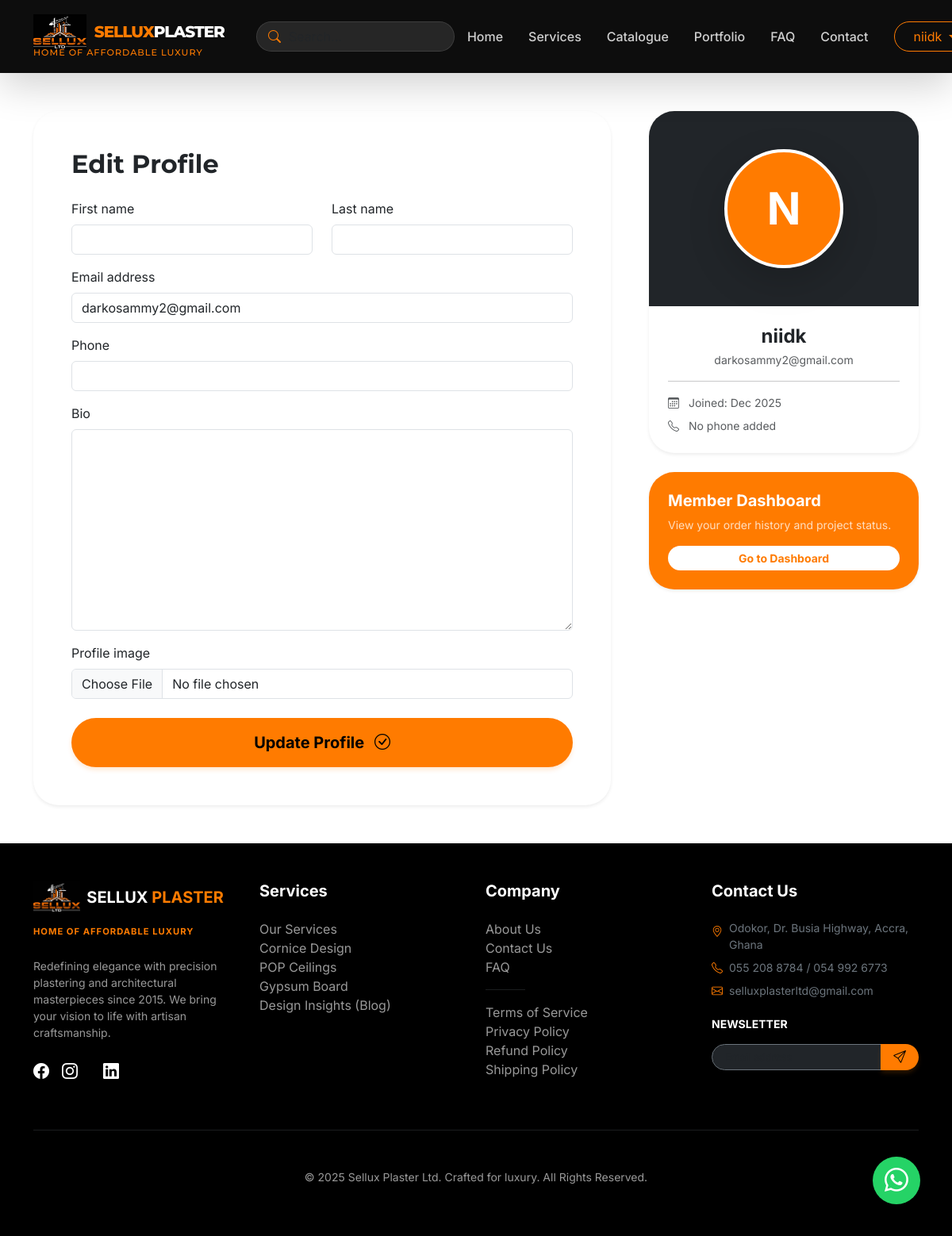
Page /accounts/profile/ (signed in) on the committed database.
### accounts/models.py (models this page shows, shortened)
class CustomUser(AbstractUser):
    phone = models.CharField(max_length=30, blank=True)
    profile_image = models.ImageField(upload_to='profiles/', blank=True, null=True)
    bio = models.TextField(blank=True)

### accounts/views.py (the view)
# urls.py: path('profile/', views.ProfileView.as_view(), name='profile'),
class ProfileView(LoginRequiredMixin, UpdateView):
    model = User
    template_name = 'accounts/profile.html'
    form_class = ProfileUpdateForm
    success_url = reverse_lazy('accounts:profile')
    def get_object(self, queryset=None):
        return self.request.user

### accounts/forms.py
class ProfileUpdateForm(forms.ModelForm):
    class Meta:
        model = User
        fields = ('first_name', 'last_name', 'email', 'phone', 'bio', 'profile_image')

### core/context_processors.py (called while the page is built)
def brand_context(request):
    return {
        'brand': get_brand_info()
    }

### core/utils.py (called while the page is built)
def get_brand_info():
    return {
        'company_name': 'Sellux Plaster Ltd',
        'slogan': 'Home of Affordable Luxury',
        'address': 'Odokor, Dr. Busia Highway, Accra, Ghana',
        'phone_primary': '055 208 8784',
        'phone_secondary': '054 992 6773',
        'email': 'selluxplasterltd@gmail.com',
        'whatsapp': '233549926773',
    }

### accounts/templates/accounts/profile.html (shortened to what this page needs)
{% extends 'base.html' %}
{% load static %}
{% load crispy_forms_tags %}
{% block content %}
<div class="container py-5">
    <div class="row g-5">
        <div class="col-lg-8 animate__animated animate__fadeInLeft">
            <div class="card border-0 shadow-sm rounded-5 p-5">
                <h2 class="fw-bold mb-4">Edit Profile</h2>
                <form method="post" enctype="multipart/form-data" novalidate>
                    <div class="row">
                        <div class="col-md-6">
                            {{ form.first_name|as_crispy_field }}
                        </div>
                        <div class="col-md-6">
                            {{ form.last_name|as_crispy_field }}
                        </div>
                    </div>
                    <div class="mb-3">
                        {{ form.email|as_crispy_field }}
                    </div>
                    <div class="mb-3">
                        {{ form.phone|as_crispy_field }}
                    </div>
                    <div class="mb-3">
                        {{ form.bio|as_crispy_field }}
                    </div>
                    <div class="mb-4">
                        {{ form.profile_image|as_crispy_field }}
                    </div>
                    <div class="d-grid">
                        <button type="submit" class="btn btn-primary btn-lg rounded-pill py-3 fw-bold">
                            Update Profile <i class="bi bi-check-circle ms-2"></i>
                        </button>
                    </div>
                </form>
            </div>
        </div>
        <div class="col-lg-4 animate__animated animate__fadeInRight">
            <div class="card border-0 shadow-sm rounded-5 overflow-hidden">
                <div class="bg-dark py-5 text-center position-relative">
                    {% if user.profile_image %}
                        <img src="{{ user.profile_image.url }}" class="rounded-circle border border-4 border-white shadow-lg" alt="{{ user.username }}" style="width: 150px; height: 150px; object-fit: cover; position: relative; z-index: 1;">
                    {% else %}
                        <div class="rounded-circle border border-4 border-white shadow-lg mx-auto bg-primary d-flex align-items-center justify-content-center text-white" style="width: 150px; height: 150px; position: relative; z-index: 1;">
                            <span class="display-4 fw-bold">{{ user.username|slice:":1"|upper }}</span>
                        </div>
                    {% endif %}
                </div>
                <div class="card-body p-4 text-center">
                    <h4 class="fw-bold mb-1">{{ user.get_full_name|default:user.username }}</h4>
                    <p class="text-muted small mb-3">{{ user.email }}</p>
                    <hr>
                    <div class="text-start small text-muted">
                        <p class="mb-2"><i class="bi bi-calendar3 me-2"></i> Joined: {{ user.date_joined|date:"M Y" }}</p>
                        <p class="mb-0"><i class="bi bi-telephone me-2"></i> {{ user.phone|default:"No phone added" }}</p>
                    </div>
                </div>
            </div>
            <div class="card border-0 bg-primary text-white rounded-5 p-4 mt-4 shadow-sm">
                <h5 class="fw-bold mb-2">Member Dashboard</h5>
                <p class="small opacity-75 mb-3">View your order history and project status.</p>
                <a href="{% url 'dashboard:home' %}" class="btn btn-white bg-white text-primary rounded-pill btn-sm fw-bold">Go to Dashboard</a>
            </div>
        </div>
    </div>
</div>
{% endblock %}

### templates/base.html (shortened to what this page needs)
{% load static %}
<!DOCTYPE html>
<html lang="en">
<head>
    <link href="https://cdn.jsdelivr.net/npm/bootstrap@5.3.0/dist/css/bootstrap.min.css" rel="stylesheet">
    <link rel="stylesheet" href="https://cdn.jsdelivr.net/npm/bootstrap-icons@1.10.5/font/bootstrap-icons.css">
    <link rel="stylesheet" href="https://cdnjs.cloudflare.com/ajax/libs/animate.css/4.1.1/animate.min.css"/>
</head>
<body class="d-flex flex-column min-vh-100">
    <nav class="navbar navbar-expand-lg sticky-top shadow-lg">
        <div class="container">
            <a class="navbar-brand" href="/">
                <div>
                    <div class="d-flex align-items-center">
                        <img src="{% static 'images/logo.png' %}" alt="Sellux Plaster Logo" onerror="this.style.display='none'" width="45" height="45">
                        <span>SELLUX</span>PLASTER
                    </div>
                    <small class="slogan-text d-none d-md-block">Home of Affordable Luxury</small>
                </div>
            </a>
            <div class="collapse navbar-collapse" id="navbarNav">
                <div class="nav-search ms-lg-4 d-none d-lg-block" style="width: 250px;">
                    <form action="{% url 'pages:global_search' %}" method="get">
                        <i class="bi bi-search"></i>
                        <input type="text" name="q" class="form-control" placeholder="Search..." required>
                    </form>
                </div>
                <ul class="navbar-nav ms-auto align-items-center">
                    <li class="nav-item"><a class="nav-link" href="/">Home</a></li>
                    <li class="nav-item"><a class="nav-link" href="{% url 'services:service_list' %}">Services</a></li>
                    <li class="nav-item"><a class="nav-link" href="{% url 'catalogue:product_list' %}">Catalogue</a></li>
                    <li class="nav-item"><a class="nav-link" href="{% url 'portfolio:project_list' %}">Portfolio</a></li>
                    <li class="nav-item"><a class="nav-link" href="{% url 'faq:faq_list' %}">FAQ</a></li>
                    <li class="nav-item"><a class="nav-link" href="{% url 'contact:contact_us' %}">Contact</a></li>
                    {% if user.is_authenticated %}
                        <li class="nav-item dropdown ms-lg-3">
                            <a class="btn btn-outline-primary dropdown-toggle rounded-pill px-4" href="#" id="navbarDropdown" role="button" data-bs-toggle="dropdown">
                                {{ user.username }}
                            </a>
                        </li>
                    {% endif %}
                </ul>
            </div>
        </div>
    </nav>
    <a href="https://wa.me/233549926773?text=Hello%20Sellux%20Plaster,%20I'm%20interested%20in%20your%20services." class="whatsapp-float" target="_blank">
        <i class="bi bi-whatsapp"></i>
    </a>
    <main class="flex-shrink-0">
        {% block content %}
        {% endblock %}
    </main>
    <footer class="footer py-5 mt-auto">
        <div class="container">
            <div class="row g-4">
                <div class="col-lg-3">
                    <h5 class="footer-heading">
                        <div class="d-flex align-items-center mb-2">
                            <img src="{% static 'images/logo.png' %}" alt="Logo" style="max-height: 40px;" onerror="this.style.display='none'">
                            <span class="ms-2">SELLUX <span class="text-primary">PLASTER</span></span>
                        </div>
                        <small class="text-primary fw-bold text-uppercase" style="font-size: 0.7rem; letter-spacing: 1px;">Home of Affordable Luxury</small>
                    </h5>
                    <p class="mt-3 small">Redefining elegance with precision plastering and architectural masterpieces since 2015. We bring your vision to life with artisan craftsmanship.</p>
                    <div class="d-flex gap-3 mt-4">
                        <a href="#" class="text-white fs-5"><i class="bi bi-facebook"></i></a>
                        <a href="#" class="text-white fs-5"><i class="bi bi-instagram"></i></a>
                        <a href="#" class="text-white fs-5"><i class="bi bi-linkedin"></i></a>
                    </div>
                </div>
                <div class="col-lg-3">
                    <h5 class="footer-heading">Services</h5>
                    <ul class="list-unstyled">
                        <li><a href="{% url 'services:service_list' %}" class="footer-link">Our Services</a></li>
                        <li><a href="#" class="footer-link">Cornice Design</a></li>
                        <li><a href="#" class="footer-link">POP Ceilings</a></li>
                        <li><a href="#" class="footer-link">Gypsum Board</a></li>
                        <li><a href="{% url 'blog:post_list' %}" class="footer-link">Design Insights (Blog)</a></li>
                    </ul>
                </div>
                <div class="col-lg-3">
                    <h5 class="footer-heading">Company</h5>
                    <ul class="list-unstyled">
                        <li><a href="{% url 'pages:about' %}" class="footer-link">About Us</a></li>
                        <li><a href="{% url 'contact:contact_us' %}" class="footer-link">Contact Us</a></li>
                        <li><a href="{% url 'faq:faq_list' %}" class="footer-link">FAQ</a></li>
                        <li><hr class="border-secondary opacity-25" style="width: 50px;"></li>
                        <li><a href="{% url 'pages:terms' %}" class="footer-link">Terms of Service</a></li>
                        <li><a href="{% url 'pages:privacy' %}" class="footer-link">Privacy Policy</a></li>
                        <li><a href="{% url 'pages:refund' %}" class="footer-link">Refund Policy</a></li>
                        <li><a href="{% url 'pages:shipping' %}" class="footer-link">Shipping Policy</a></li>
                    </ul>
                </div>
                <div class="col-lg-3">
                    <h5 class="footer-heading">Contact Us</h5>
                    <div class="mb-3 text-secondary small">
                        <p class="mb-2 d-flex align-items-start"><i class="bi bi-geo-alt text-primary me-2 mt-1"></i> Odokor, Dr. Busia Highway, Accra, Ghana</p>
                        <p class="mb-2 d-flex align-items-center"><i class="bi bi-telephone text-primary me-2"></i> 055 208 8784 / 054 992 6773</p>
                        <p class="mb-0 d-flex align-items-center"><i class="bi bi-envelope text-primary me-2"></i> selluxplasterltd@gmail.com</p>
                    </div>
                    <div class="mt-4">
                        <h6 class="text-white fw-bold mb-3 small text-uppercase">Newsletter</h6>
                        <div class="input-group">
                            <input type="text" class="form-control bg-dark border-secondary text-white rounded-start-pill px-3" placeholder="Email address" style="font-size: 0.8rem;">
                            <button class="btn btn-primary rounded-end-pill px-3 py-1" type="button"><i class="bi bi-send text-black"></i></button>
                        </div>
                    </div>
                </div>
            </div>
            <hr class="my-5 border-secondary opacity-25">
            <div class="text-center small">
                <p>&copy; {% now "Y" %} Sellux Plaster Ltd. Crafted for luxury. All Rights Reserved.</p>
            </div>
        </div>
    </footer>
</body>
</html>

### templates/base.html (style rules this page uses)
:root { --primary-color: #ff7b00; --primary-hover: #e66f00; --secondary-color: #1a1a1a; --dark-bg: #000000; --light-bg: #ffffff; --accent-color: #ff9d00; --text-main: #121212; --text-muted: #666666; }
body { font-family: 'Inter', sans-serif; background-color: var(--light-bg); color: var(--text-main); overflow-x: hidden; text-rendering: optimizeLegibility; -webkit-font-smoothing: antialiased; }
h1, h2, h3, .navbar-brand { font-family: 'Montserrat', sans-serif; font-weight: 800; }
.text-primary { color: var(--primary-color) !important; }
.bg-primary { background-color: var(--primary-color) !important; }
.navbar { backdrop-filter: blur(10px); background-color: rgba(0, 0, 0, 0.95) !important; transition: all 0.3s ease; padding: 0.8rem 0; }
.navbar-brand img { max-height: 45px; width: auto; margin-right: 10px; }
.navbar-brand { font-size: 1.25rem; letter-spacing: -1px; color: #ffffff !important; display: flex; align-items: center; }
.navbar-brand span { color: var(--primary-color); }
.slogan-text { font-size: 0.7rem; font-weight: 500; color: var(--primary-color); text-transform: uppercase; letter-spacing: 1px; display: block; margin-top: -5px; }
.nav-link { font-weight: 500; color: #ffffff !important; margin: 0 0.5rem; transition: color 0.3s ease; opacity: 0.8; }
.btn-primary { background-color: var(--primary-color); border: none; padding: 0.8rem 1.5rem; font-weight: 600; border-radius: 8px; color: #000; box-shadow: 0 4px 6px -1px rgba(255, 123, 0, 0.2); transition: all 0.3s ease; }
.btn-outline-primary { color: var(--primary-color); border-color: var(--primary-color); }
.card { border: none; border-radius: 16px; box-shadow: 0 4px 20px rgba(0, 0, 0, 0.08); transition: transform 0.3s ease; background: #fff; }
footer { background-color: var(--dark-bg); color: #999; }
.footer-heading { color: white; font-weight: 700; margin-bottom: 1.5rem; }
.footer-link { color: #999; text-decoration: none; transition: color 0.3s ease; }
.nav-search .form-control { background-color: rgba(255, 255, 255, 0.1); border: 1px solid rgba(255, 255, 255, 0.2); color: white; border-radius: 50px; padding-left: 40px; transition: 0.3s; }
.nav-search { position: relative; }
.nav-search i { position: absolute; left: 15px; top: 50%; transform: translateY(-50%); color: var(--primary-color); }
.whatsapp-float { position: fixed; bottom: 40px; right: 40px; background-color: #25d366; color: #FFF; border-radius: 50px; text-align: center; font-size: 30px; box-shadow: 2px 2px 10px rgba(0,0,0,0.2); z-index: 1000; width: 60px; height: 60px; display: flex; align-items: center; justify-content: center; text-decoration: none; transition: 0.3s; }

### rows in the picture
CustomUser: username "niidk", email "darkosammy2@gmail.com", username "N", get_full_name "niidk", date_joined "Dec 2025", phone "No phone added"
